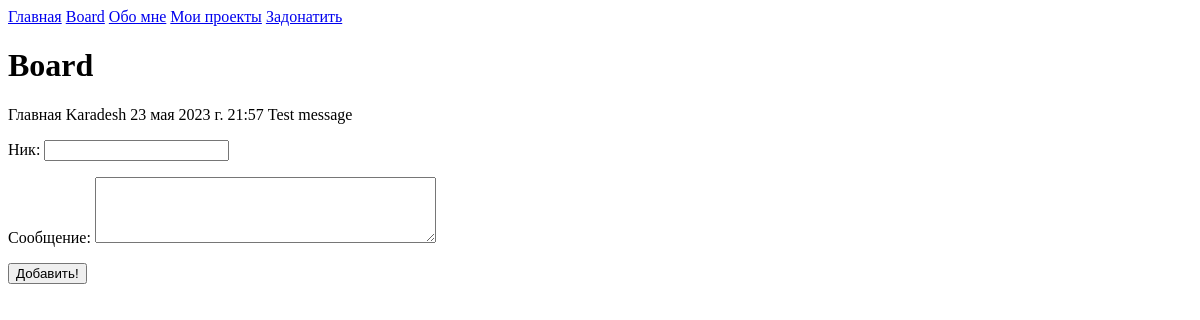
Page /board/ on the earlier database version.
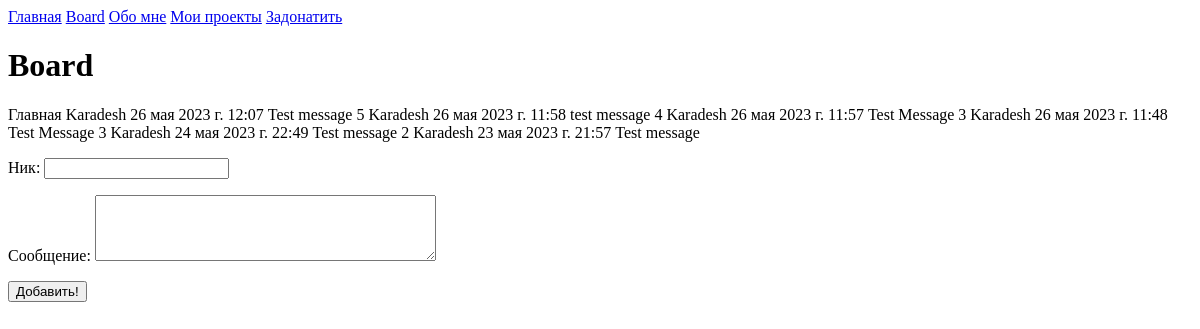
Same page on the later database version.
### main/models.py (models this page shows, shortened)
class BoardMessages(models.Model):
    nickname = models.CharField(max_length=100, verbose_name='Ник')
    message = models.TextField(blank=True, verbose_name='Сообщение')
    time_created = models.DateTimeField(auto_now_add=True, verbose_name='Время создания')
    isactive = models.BooleanField(default=True, verbose_name='Статус')
    class Meta:
        verbose_name = "Сообщения на стене"
        verbose_name_plural = "Сообщения на стене"
        ordering = ['-time_created','nickname']

### main/views.py (the view)
# urls.py: path('board/', Boardpage.as_view(), name='board'), #добавить <int:page_num> для страниц с пагинацией
class Boardpage(CreateView):
    form_class = AddMessageForm
    template_name = 'main/board.html'
    success_url = reverse_lazy('board')
    def get_context_data(self, *, object_list=None, **kwargs):
        context = super().get_context_data(**kwargs)
        context['title'] = 'Board'
        return context

### main/forms.py (shortened to what this page needs)
class AddMessageForm(forms.ModelForm):
    class Meta:
        model = BoardMessages
        fields = ['nickname', 'message']
        widgets = {'nickname': forms.TextInput(attrs={'class': 'form-input'}),
                   'message': forms.Textarea(attrs={'cols':40, 'rows': 4}),
                   } # nickname -присвоение класса для дизайна, message- ширина, высота

### main/templatetags/main_tags.py (called while the page is built)
@register.simple_tag()
def get_board(filter=None):
    if not filter:
        return BoardMessages.objects.all()
    else:
        return BoardMessages.objects.filter(pk=filter)

@register.inclusion_tag('main/menu.html')
def show_menu():
    menu = [{"title": "Board", "url_name": "board"},
        {"title": "Обо мне", "url_name": "about"},
        {"title":"Мои проекты", "url_name": "about"},
        {"title":"Задонатить", "url_name":"https://www.donationalerts.com/r/karadesh"}]
    return {"menu": menu}

### main/templates/main/board.html (shortened to what this page needs)
{% extends 'main/base.html' %}
{% load main_tags %}
{% block content %}
<h1>{{title}}</h1>
Главная
{% get_board as posts %}
{% if posts %}
{% for post in posts %}
{% if post.isactive == True %}
{{post.nickname}}
{{post.time_created}}
{{post.message}}
{% endif %}
{% endfor %}
{% endif %}
<form action="{% url 'board' %}" method="post">
    {% for f in form %}
    <p><label for="{{ f.id_for_label }}">{{f.label}}: </label>{{f}}</p>
    {% endfor %}
    <button type="submit">Добавить!</button>
</form>
{% endblock %}

### main/templates/main/base.html (shortened to what this page needs)
{% load static %}
{% load main_tags %}
<html lang="en">
<head>
    <link type="text/css" rel="stylesheet" href="{% static 'main/css/styles.css' %}"/>
</head>
<body>
{% block logo %}
<a href="{% url 'home' %}">Главная</a>
{% endblock logo %}
{% block menu %}
{% show_menu %}
{% endblock menu %}
{%block content%}
{%endblock content%}
</body>
</html>

### main/templates/main/menu.html
{% for i in menu %}
{% if i.title == "Задонатить" %}
<a href="{{i.url_name}}">{{i.title}}</a>
{% else %}
<a href="{% url i.url_name %}">{{i.title}}</a>
{% endif %}
{% endfor %}

Differences in the rows shown:
added BoardMessages: nickname "Karadesh", time_created "26 мая 2023 г. 12:07", message "Test message 5"
added BoardMessages: nickname "Karadesh", time_created "26 мая 2023 г. 11:58", message "test message 4"
added BoardMessages: nickname "Karadesh", time_created "26 мая 2023 г. 11:57", message "Test Message 3"
added BoardMessages: nickname "Karadesh", time_created "26 мая 2023 г. 11:48", message "Test Message 3"
added BoardMessages: nickname "Karadesh", time_created "24 мая 2023 г. 22:49", message "Test message 2"
